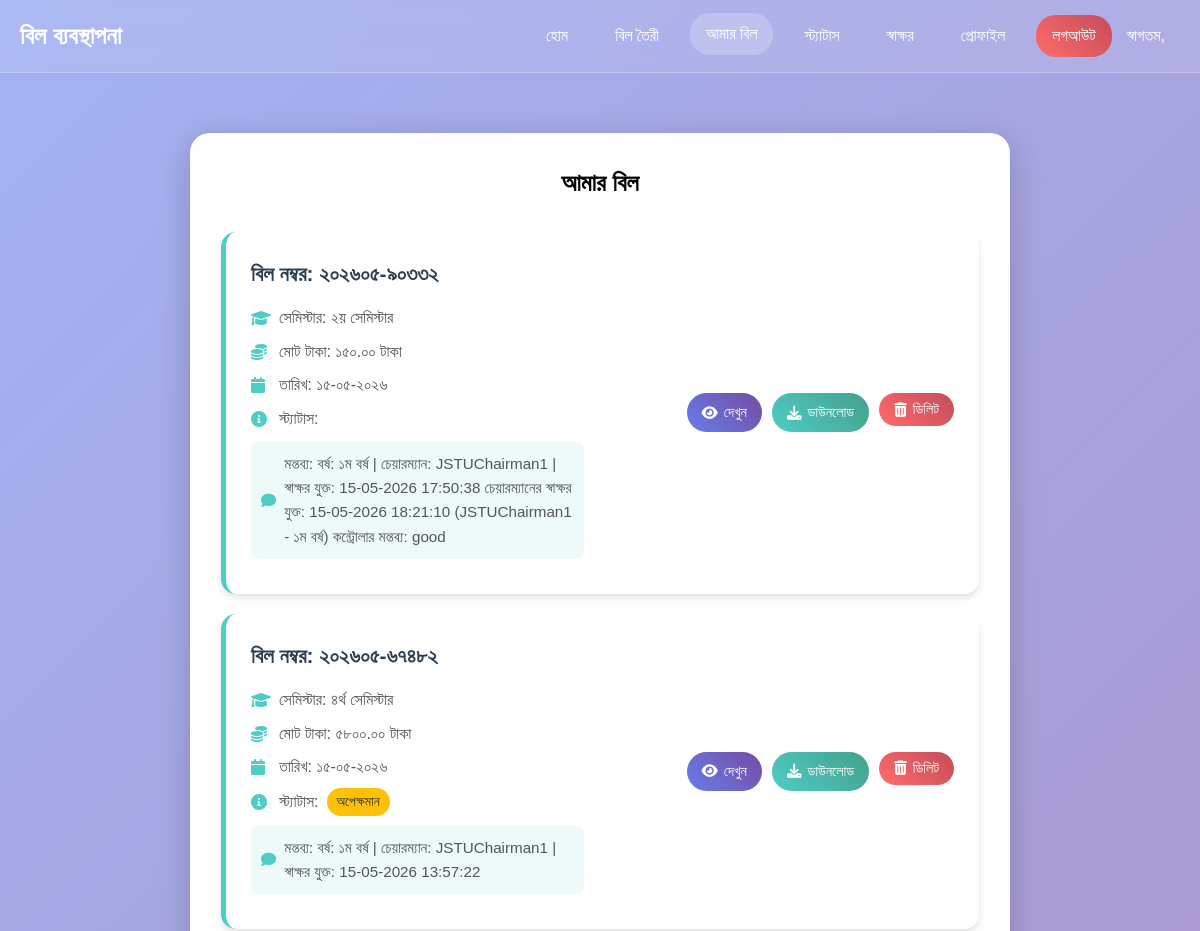
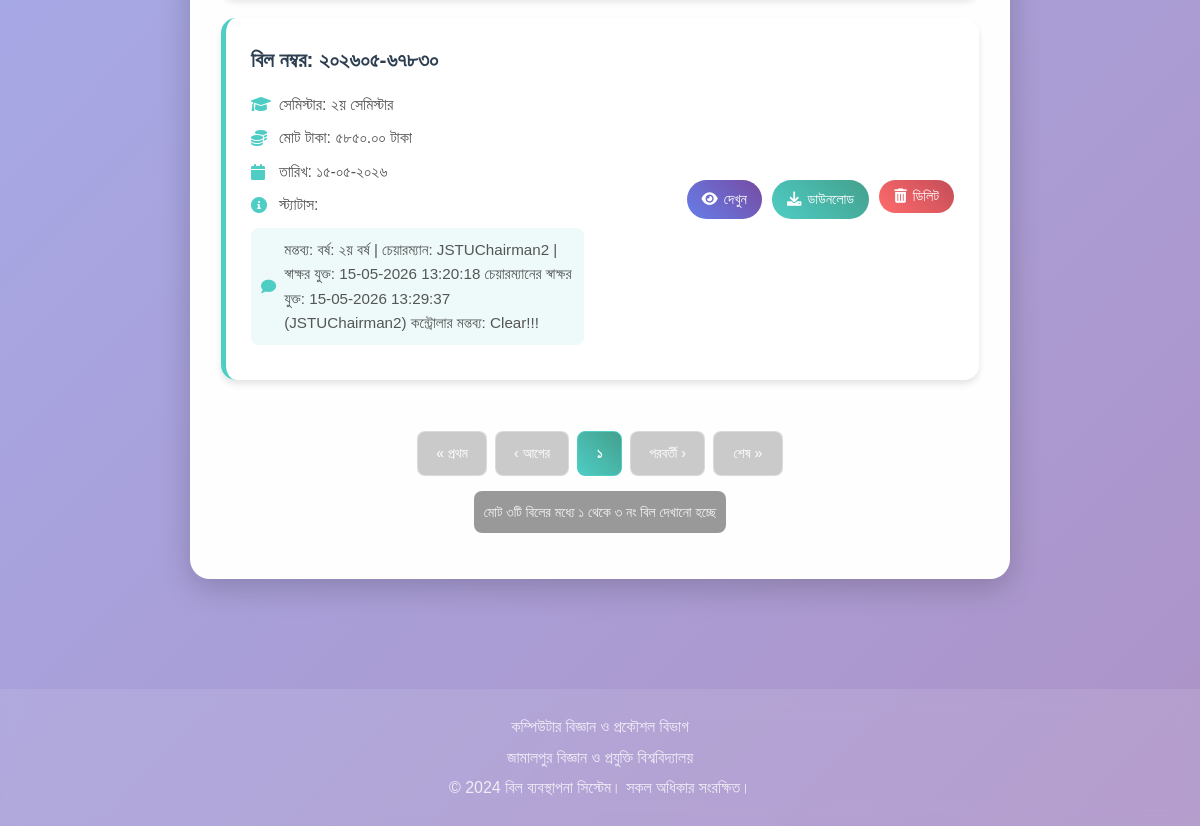
Page /my-bills/ (signed in) on the committed database (2 pictures, top to bottom).
### core/models.py (models this page shows, shortened)
class Bill(models.Model):
    DEGREE_CHOICES = [
        ('honors', 'অনার্স'),
        ('masters', 'মাস্টার্স'),
    ]
    BANK_CHOICES = [
        ('জনতা ব্যাংক', 'জনতা ব্যাংক'),
        ('ডাচ বাংলা ব্যাংক', 'ডাচ বাংলা ব্যাংক'),
        ('সোনালী ব্যাংক', 'সোনালী ব্যাংক'),
        ('ইসলামী ব্যাংক', 'ইসলামী ব্যাংক'),
    ]
    bank_name = models.CharField(max_length=50, choices=BANK_CHOICES, blank=True, null=True,
                                 verbose_name='ব্যাংকের নাম')
    bank_branch = models.CharField(max_length=100, blank=True, null=True, verbose_name='শাখা')
    account_number = models.CharField(max_length=50, blank=True, null=True, verbose_name='একাউন্ট নাম্বার')
    routing_number = models.CharField(max_length=50, blank=True, null=True, verbose_name='রাউটিং নাম্বার')
    SEMESTER_CHOICES = [
        ('১ম সেমিস্টার', '১ম সেমিস্টার'),
        ('২য় সেমিস্টার', '২য় সেমিস্টার'),
        ('৩য় সেমিস্টার', '৩য় সেমিস্টার'),
        ('৪র্থ সেমিস্টার', '৪র্থ সেমিস্টার'),
        ('৫ম সেমিস্টার', '৫ম সেমিস্টার'),
        ('৬ষ্ঠ সেমিস্টার', '৬ষ্ঠ সেমিস্টার'),
        ('৭ম সেমিস্টার', '৭ম সেমিস্টার'),
        ('৮ম সেমিস্টার', '৮ম সেমিস্টার'),
        ('মাস্টার্স', 'মাস্টার্স')
    ]
    STATUS_CHOICES = [
        ('draft', 'Draft'),
        ('pending', 'Pending'),
        ('approved', 'Approved'),
        ('rejected', 'Rejected'),
        ('paid', 'Paid'),
        ('sent_to_controller', 'Sent to Controller'),
        ('approved_by_controller', 'Approved by Controller'),
        ('rejected_by_controller', 'Rejected by Controller'),
    ]
    bill_number = models.CharField(max_length=50, unique=True, verbose_name='বিল নম্বর')
    voucher_number = models.CharField(max_length=50, unique=True, verbose_name='ভাউচার নম্বর')
    user = models.ForeignKey(User, on_delete=models.CASCADE, verbose_name='ব্যবহারকারী')
    semester = models.CharField(max_length=20, choices=SEMESTER_CHOICES, verbose_name='সেমিস্টার')
    department = models.CharField(max_length=100, default='কম্পিউটার বিজ্ঞান এবং প্রকৌশল', verbose_name='বিভাগ')
    bangla_date = models.CharField(max_length=50, verbose_name='বাংলা তারিখ')
    total_amount = models.DecimalField(max_digits=10, decimal_places=2, default=0, verbose_name='মোট টাকা')
    status = models.CharField(
        max_length=30,  # Changed from 20 to 30
        choices=STATUS_CHOICES,
        default='pending',
        verbose_name='স্ট্যাটাস'
    )
    approved_by = models.ForeignKey(
        User,
        on_delete=models.SET_NULL,
        null=True,
        blank=True,
        related_name='approved_bills',
        verbose_name='অনুমোদনকারী'
    )
    approved_at = models.DateTimeField(null=True, blank=True, verbose_name='অনুমোদনের সময়')
    remarks = models.TextField(blank=True, null=True, verbose_name='মন্তব্য')
    created_at = models.DateTimeField(auto_now_add=True)
    updated_at = models.DateTimeField(auto_now=True)
    is_hidden_from_chairman = models.BooleanField(default=False, verbose_name='চেয়ারম্যানের কাছে লুকানো')
    sent_at = models.DateTimeField(null=True, blank=True, verbose_name='পাঠানোর সময়')
    degree_type = models.CharField(max_length=10, choices=DEGREE_CHOICES, default='honors', verbose_name='ডিগ্রির ধরণ')
    user_signature_added = models.BooleanField(default=False, verbose_name='ব্যবহারকারীর স্বাক্ষর যুক্ত হয়েছে')
    chairman_signature_added = models.BooleanField(default=False, verbose_name='চেয়ারম্যানের স্বাক্ষর যুক্ত হয়েছে')
    sent_to_controller_at = models.DateTimeField(null=True, blank=True, verbose_name='কন্ট্রোলে পাঠানোর সময়')
    controller_approved_at = models.DateTimeField(null=True, blank=True, verbose_name='কন্ট্রোলার অনুমোদনের সময়')
    controller_approved_by = models.ForeignKey(
        User,
        on_delete=models.SET_NULL,
        null=True,
        blank=True,
        related_name='controller_approved_bills',
        verbose_name='কন্ট্রোলার অনুমোদনকারী'
    )
    class Meta:
        ordering = ['-created_at']
        verbose_name = 'বিল'
        verbose_name_plural = 'বিলগুলি'

### core/views.py (the view)
# urls.py: path('my-bills/', views.my_bills, name='my_bills'),
@login_required
def my_bills(request):
    bills_list = Bill.objects.filter(user=request.user).order_by('-created_at')
    paginator = Paginator(bills_list, 5)
    page_number = request.GET.get('page')
    page_obj = paginator.get_page(page_number)
    return render(request, 'core/my_bills.html', {'bills': page_obj})

### core/templatetags/bangla_number.py (called while the page is built)
@register.filter
def bangla_number(value):
    try:
        return str(value).translate(english_to_bangla_digits)
    except Exception:
        return value

### templates/core/my_bills.html (shortened to what this page needs)
{% extends 'base.html' %}
{% load static %}
{% load bangla_number %}
{% block content %}
<div class="container">
    <div class="glass-card">
        <h2 style="text-align: center; color: #000000; margin-bottom: 30px;">আমার বিল</h2>
        {% if bills %}
        <div class="bills-list">
            {% for bill in bills %}
            <div class="bill-item">
                <div class="bill-info">
                    <h3>বিল নম্বর: {{ bill.bill_number|bangla_number }}</h3>
                    <p><i class="fas fa-graduation-cap"></i> সেমিস্টার: {{ bill.semester }}</p>
                    <p><i class="fas fa-coins"></i> মোট টাকা: {{ bill.total_amount|bangla_number }} টাকা</p>
                    <p><i class="fas fa-calendar"></i> তারিখ: {{ bill.bangla_date }}</p>
                    <p><i class="fas fa-info-circle"></i> স্ট্যাটাস:
                        {% if bill.status == 'draft' %}
                        <span class="status-badge draft">খসড়া</span>
                        {% elif bill.status == 'pending' %}
                        <span class="status-badge pending">অপেক্ষমান</span>
                        {% elif bill.status == 'approved' %}
                        <span class="status-badge approved">অনুমোদিত</span>
                        {% elif bill.status == 'rejected' %}
                        <span class="status-badge rejected">বাতিল</span>
                        {% elif bill.status == 'paid' %}
                        <span class="status-badge paid">পরিশোধিত</span>
                        {% endif %}
                    </p>
                    {% if bill.remarks %}
                    <div class="bill-remarks">
                        <i class="fas fa-comment"></i> মন্তব্য: {{ bill.remarks }}
                    </div>
                    {% endif %}
                </div>
                <div class="bill-actions">
                    <a href="{% url 'view_bill_pdf' bill.id %}" class="btn btn-view" target="_blank">
                        <i class="fas fa-eye"></i> দেখুন
                    </a>
                    <a href="{% url 'download_bill' bill.id %}" class="btn btn-download">
                        <i class="fas fa-download"></i> ডাউনলোড
                    </a>
                    <form method="post" action="{% url 'delete_bill' bill.id %}" class="delete-form" style="display: inline;">
                        <button type="button" class="btn btn-delete delete-btn">
                        </button>
                    </form>
                </div>
            </div>
            {% endfor %}
        </div>
        <div class="pagination-container">
            <div class="pagination">
                {% if bills.has_previous %}
                    <a href="?page=1" class="pagination-btn">&laquo; প্রথম</a>
                    <a href="?page={{ bills.previous_page_number }}" class="pagination-btn">‹ আগের</a>
                {% else %}
                    <span class="pagination-btn disabled">&laquo; প্রথম</span>
                    <span class="pagination-btn disabled">‹ আগের</span>
                {% endif %}
                <div class="page-numbers">
                    {% for num in bills.paginator.page_range %}
                        {% if num == bills.number %}
                            <span class="pagination-btn current-page">{{ num|bangla_number }}</span>
                        {% elif num > bills.number|add:'-3' and num < bills.number|add:'3' %}
                            <a href="?page={{ num }}" class="pagination-btn">{{ num|bangla_number }}</a>
                        {% endif %}
                    {% endfor %}
                </div>
                {% if bills.has_next %}
                    <a href="?page={{ bills.next_page_number }}" class="pagination-btn">পরবর্তী ›</a>
                    <a href="?page={{ bills.paginator.num_pages }}" class="pagination-btn">শেষ &raquo;</a>
                {% else %}
                    <span class="pagination-btn disabled">পরবর্তী ›</span>
                    <span class="pagination-btn disabled">শেষ &raquo;</span>
                {% endif %}
            </div>
            <div class="pagination-info">
                <p>মোট {{ bills.paginator.count|bangla_number }}টি বিলের মধ্যে {{ bills.start_index|bangla_number }} থেকে {{ bills.end_index|bangla_number }} নং বিল দেখানো হচ্ছে</p>
            </div>
        </div>
        {% endif %}
    </div>
</div>
<link rel="stylesheet" href="https://cdnjs.cloudflare.com/ajax/libs/font-awesome/6.0.0/css/all.min.css">
{% endblock %}

### static/css/base.css (style rules this page uses)
* { margin: 0; padding: 0; box-sizing: border-box; }
body { background: linear-gradient(135deg, rgba(102, 126, 234, 0.6) 0%, rgba(118, 75, 162, 0.6) 100%), url('https://i.postimg.cc/qBhmnzdM/bg.jpg') no-repeat center center fixed; background-size: cover; min-height: 100vh; font-family: 'SolaimanLipi', Arial, sans-serif; line-height: 1.6; color: #333; }
@media (max-width: 1200px) { .container { padding: 15px; } }

### templates/base.html (style rules this page uses)
.container { max-width: 1200px; margin: 0 auto; padding: 20px; min-height: calc(100vh - 80px); }
.glass-card { background: rgba(255, 255, 255, 0.1); backdrop-filter: blur(10px); border-radius: 20px; border: 1px solid rgba(255, 255, 255, 0.2); padding: 30px; margin: 20px 0; box-shadow: 0 8px 32px 0 rgba(31, 38, 135, 0.37); transition: transform 0.3s ease, box-shadow 0.3s ease; }
.btn { background: linear-gradient(45deg, #4144e3be, #1f1663ff); border: none; padding: 12px 30px; border-radius: 25px; color: white; font-size: 16px; cursor: pointer; transition: all 0.3s ease; text-decoration: none; display: inline-block; font-weight: 500; text-align: center; }

### templates/core/my_bills.html (style rules this page uses)
.container { max-width: 900px; margin: 0 auto; padding: 20px; min-height: 80vh; }
.glass-card { background: rgba(255, 255, 255, 0.99); backdrop-filter: blur(10px); border-radius: 20px; padding: 30px; box-shadow: 0 8px 32px rgba(0, 0, 0, 0.2); border: 1px solid rgba(255, 255, 255, 0.2); margin-bottom: 30px; }
.bills-list { display: flex; flex-direction: column; gap: 20px; margin-bottom: 30px; }
.bill-item { background: rgba(255,255,255,0.95); border-radius: 15px; padding: 25px; display: flex; justify-content: space-between; align-items: center; transition: all 0.3s ease; box-shadow: 0 4px 6px rgba(0,0,0,0.1); border-left: 5px solid #4ECDC4; }
.bill-info { flex: 1; padding-right: 20px; }
.bill-info h3 { color: #2c3e50; margin-bottom: 15px; font-size: 1.3rem; font-weight: 600; }
.bill-info p { color: #555; margin: 8px 0; font-size: 1rem; display: flex; align-items: center; gap: 8px; }
.bill-info p i { width: 20px; color: #4ECDC4; }
.bill-remarks { background: rgba(78, 205, 196, 0.1); padding: 10px; border-radius: 8px; margin: 10px 0; font-size: 0.95rem; color: #555; display: flex; align-items: center; gap: 8px; }
.bill-remarks i { color: #4ECDC4; }
.bill-actions { display: flex; gap: 10px; flex-wrap: wrap; justify-content: flex-end; min-width: 350px; }
.btn { display: inline-flex; align-items: center; gap: 6px; padding: 8px 15px; border-radius: 20px; cursor: pointer; transition: all 0.3s ease; text-decoration: none; font-weight: 500; border: none; text-align: center; font-size: 0.9rem; color: white; }
.btn i { font-size: 0.9rem; }
.btn-view { background: linear-gradient(45deg, #667eea, #764ba2); }
.btn-download { background: linear-gradient(45deg, #4ECDC4, #44A08D); }
.btn-delete { background: linear-gradient(45deg, #FF6B6B, #C44D58); }
.status-badge { display: inline-block; padding: 3px 10px; border-radius: 15px; font-size: 0.85rem; font-weight: 500; }
.status-badge.pending { background: #FFC107; color: #333; }
.pagination-container { margin-top: 30px; padding-top: 20px; border-top: 1px solid rgba(255, 255, 255, 0.2); }
.pagination { display: flex; justify-content: center; align-items: center; gap: 8px; margin: 0 0 15px 0; flex-wrap: wrap; }
.pagination-btn { display: inline-block; padding: 10px 18px; background: rgba(0, 0, 0, 0.6); color: white; text-decoration: none; border-radius: 8px; transition: all 0.3s ease; font-weight: 500; border: 1px solid rgba(255, 255, 255, 0.3); min-width: 70px; text-align: center; font-size: 14px; cursor: pointer; }
.pagination-btn.disabled { opacity: 0.5; cursor: not-allowed; background: rgba(0, 0, 0, 0.4); }
.current-page { background: linear-gradient(45deg, #4ECDC4, #44A08D); color: white; font-weight: 600; border-color: #4ECDC4; }
.page-numbers { display: flex; gap: 8px; align-items: center; }
.page-numbers .pagination-btn { min-width: 45px; padding: 10px 12px; }
.pagination-info { display: block; width: fit-content; margin: 15px auto; text-align: center; color: rgba(255, 255, 255, 0.9); font-size: 14px; padding: 10px; background: rgba(0, 0, 0, 0.4); border-radius: 8px; }
.pagination-info p { margin: 0; }

### rows in the picture
Bill: bill_number|bangla_number "২০২৬০৫-৯০৩৩২", semester "২য় সেমিস্টার", total_amount|bangla_number "১৫০.০০", bangla_date "১৫-০৫-২০২৬", remarks "বর্ষ: ১ম বর্ষ | চেয়ারম্যান: JSTUChairman1 | স্বাক্ষর যুক্ত: 15-05-2026 17:50:38 চেয়ারম্যানের স্বাক্ষর যুক্ত: 15-05-2026 18:21:10 (JSTUChairman1 - ১ম বর্ষ) কন্ট্রোলার মন্তব্য: good"
Bill: bill_number|bangla_number "২০২৬০৫-৬৭৪৮২", semester "৪র্থ সেমিস্টার", total_amount|bangla_number "৫৮০০.০০", bangla_date "১৫-০৫-২০২৬", status "অপেক্ষমান", remarks "বর্ষ: ১ম বর্ষ | চেয়ারম্যান: JSTUChairman1 | স্বাক্ষর যুক্ত: 15-05-2026 13:57:22"
Bill: bill_number|bangla_number "২০২৬০৫-৬৭৮৩০", semester "২য় সেমিস্টার", total_amount|bangla_number "৫৮৫০.০০", bangla_date "১৫-০৫-২০২৬", remarks "বর্ষ: ২য় বর্ষ | চেয়ারম্যান: JSTUChairman2 | স্বাক্ষর যুক্ত: 15-05-2026 13:20:18 চেয়ারম্যানের স্বাক্ষর যুক্ত: 15-05-2026 13:29:37 (JSTUChairman2) কন্ট্রোলার মন্তব্য: Clear!!!"

### other values in the picture
{{ num|bangla_number }} "১"
{{ bills.paginator.count|bangla_number }} "৩"
{{ bills.start_index|bangla_number }} "১"
{{ bills.end_index|bangla_number }} "৩"
